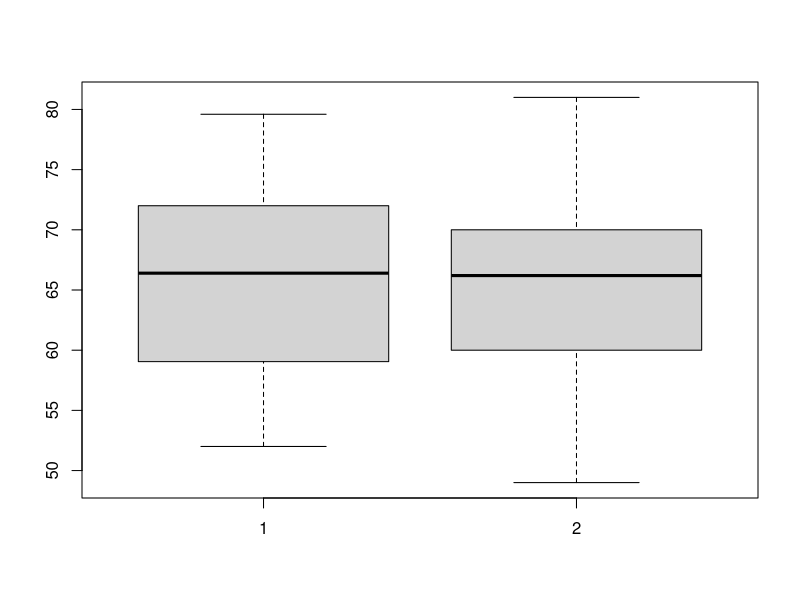
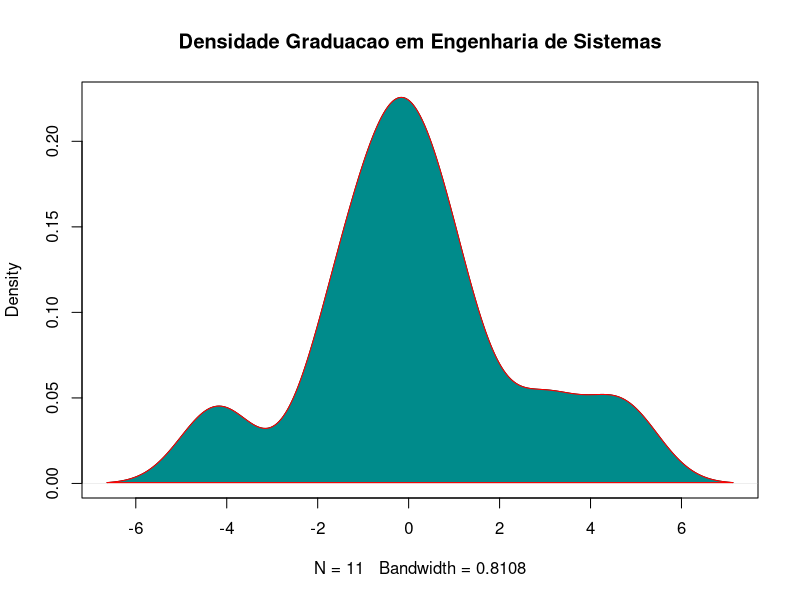
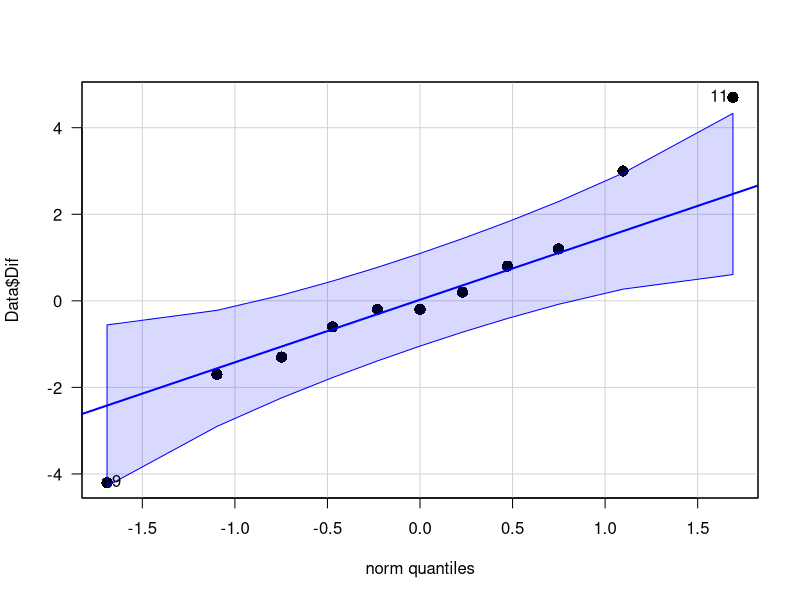
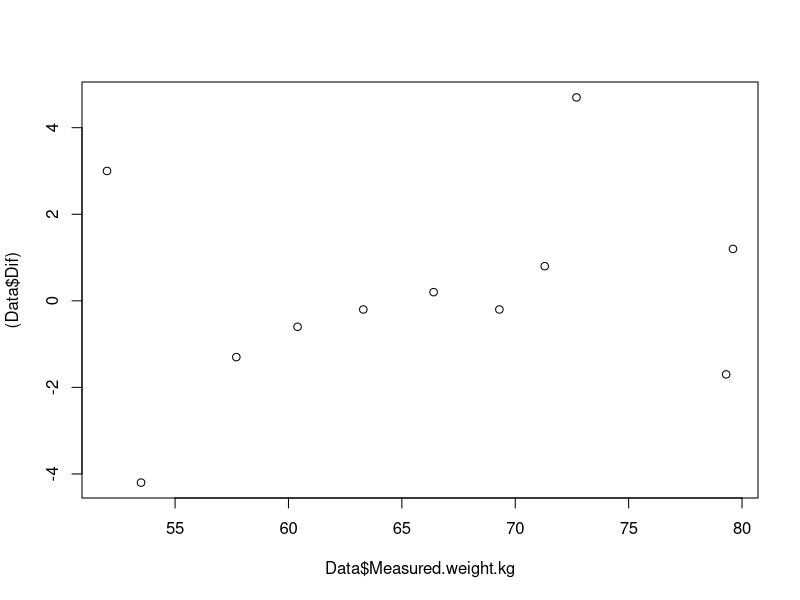

Here is the R script that generated these plots, in order:


Data <- read.csv("./EngSis_weight_estXmeasure.csv",
                  sep = ",",
                  header = TRUE);
Data <- cbind(Data,
              Dif = Data$Measured.weight.kg - Data$Estimated.weight.kg )

##Box Plot
par(mfrow = c(1, 1))
boxplot(Data$Measured.weight.kg, Data$Estimated.weight.kg)

##Distribuicao de Densidade
par(mfrow = c(1, 1))
plot(density(Data$Dif),
     main = "Densidade Graduacao em Engenharia de Sistemas", xlab = NULL)
polygon(density(Data$Dif ), col="darkcyan", border = "red")

require("car")
par(mfrow = c(1, 1))
qqPlot(Data$Dif,
       pch=16,
       cex=1.5,
       las=1)

t.test(Data$Dif,
       alternative = "greater")

power.t.test(n = dim(Data)[1],
             delta = 0.6,
             sd = sd(Data$Dif),
             sig.level = 0.05,
             alternative = "one.sided",
             type = "one.sample")


power.t.test(n = dim(Data)[1],
             sd = sd(Data$Dif),
             sig.level = 0.05,
             alternative = "one.sided",
             type = "one.sample",
             power = 0.80)

power.t.test(delta = 0.6,
             sd = sd(Data$Dif),
             sig.level = 0.05,
             alternative = "one.sided",
             type = "one.sample",
             power = 0.80)

plot(x = Data$Measured.weight.kg, y=(Data$Dif)) 
